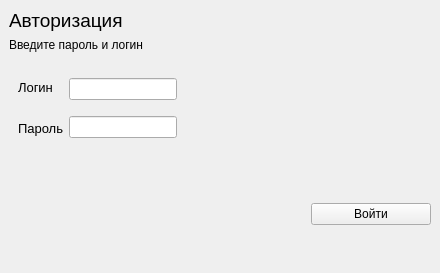
<?xml version="1.0" encoding="UTF-8"?>
<ui version="4.0">
 <class>MainWindow</class>
 <widget class="QMainWindow" name="MainWindow">
  <property name="geometry">
   <rect>
    <x>0</x>
    <y>0</y>
    <width>440</width>
    <height>273</height>
   </rect>
  </property>
  <property name="minimumSize">
   <size>
    <width>440</width>
    <height>0</height>
   </size>
  </property>
  <property name="windowTitle">
   <string>MainWindow</string>
  </property>
  <widget class="QWidget" name="centralwidget">
   <layout class="QVBoxLayout" name="verticalLayout_3">
    <item>
     <widget class="QLabel" name="label">
      <property name="sizePolicy">
       <sizepolicy hsizetype="Preferred" vsizetype="Maximum">
        <horstretch>0</horstretch>
        <verstretch>0</verstretch>
       </sizepolicy>
      </property>
      <property name="font">
       <font>
        <pointsize>14</pointsize>
       </font>
      </property>
      <property name="text">
       <string>Авторизация</string>
      </property>
     </widget>
    </item>
    <item>
     <widget class="QLabel" name="labelError">
      <property name="sizePolicy">
       <sizepolicy hsizetype="Preferred" vsizetype="Maximum">
        <horstretch>0</horstretch>
        <verstretch>0</verstretch>
       </sizepolicy>
      </property>
      <property name="text">
       <string>Введите пароль и логин</string>
      </property>
     </widget>
    </item>
    <item>
     <widget class="QWidget" name="widget" native="true">
      <property name="sizePolicy">
       <sizepolicy hsizetype="Preferred" vsizetype="Preferred">
        <horstretch>0</horstretch>
        <verstretch>0</verstretch>
       </sizepolicy>
      </property>
      <layout class="QHBoxLayout" name="horizontalLayout_2">
       <item>
        <layout class="QHBoxLayout" name="horizontalLayout">
         <property name="spacing">
          <number>5</number>
         </property>
         <item>
          <layout class="QVBoxLayout" name="verticalLayout_2">
           <property name="spacing">
            <number>0</number>
           </property>
           <item>
            <widget class="QLabel" name="label_2">
             <property name="font">
              <font>
               <pointsize>10</pointsize>
              </font>
             </property>
             <property name="text">
              <string>Логин</string>
             </property>
            </widget>
           </item>
           <item>
            <widget class="QLabel" name="label_3">
             <property name="font">
              <font>
               <pointsize>10</pointsize>
              </font>
             </property>
             <property name="text">
              <string>Пароль</string>
             </property>
            </widget>
           </item>
          </layout>
         </item>
         <item>
          <layout class="QVBoxLayout" name="verticalLayout">
           <property name="spacing">
            <number>5</number>
           </property>
           <item>
            <widget class="QLineEdit" name="loginEdit"/>
           </item>
           <item>
            <widget class="QLineEdit" name="passEdit"/>
           </item>
          </layout>
         </item>
        </layout>
       </item>
       <item>
        <spacer name="horizontalSpacer">
         <property name="orientation">
          <enum>Qt::Horizontal</enum>
         </property>
         <property name="sizeType">
          <enum>QSizePolicy::Expanding</enum>
         </property>
         <property name="sizeHint" stdset="0">
          <size>
           <width>40</width>
           <height>20</height>
          </size>
         </property>
        </spacer>
       </item>
       <item>
        <widget class="QLabel" name="label_4">
         <property name="sizePolicy">
          <sizepolicy hsizetype="Minimum" vsizetype="Minimum">
           <horstretch>0</horstretch>
           <verstretch>0</verstretch>
          </sizepolicy>
         </property>
         <property name="text">
          <string/>
         </property>
         <property name="pixmap">
          <pixmap resource="icons.qrc">:/img/background.webp</pixmap>
         </property>
        </widget>
       </item>
       <item>
        <spacer name="horizontalSpacer_3">
         <property name="orientation">
          <enum>Qt::Horizontal</enum>
         </property>
         <property name="sizeHint" stdset="0">
          <size>
           <width>40</width>
           <height>20</height>
          </size>
         </property>
        </spacer>
       </item>
      </layout>
     </widget>
    </item>
    <item>
     <widget class="QWidget" name="widget" native="true">
      <property name="sizePolicy">
       <sizepolicy hsizetype="Preferred" vsizetype="Preferred">
        <horstretch>0</horstretch>
        <verstretch>0</verstretch>
       </sizepolicy>
      </property>
      <layout class="QHBoxLayout" name="horizontalLayout_4">
       <property name="leftMargin">
        <number>0</number>
       </property>
       <property name="topMargin">
        <number>0</number>
       </property>
       <property name="rightMargin">
        <number>0</number>
       </property>
       <property name="bottomMargin">
        <number>0</number>
       </property>
       <item>
        <spacer name="horizontalSpacer_2">
         <property name="orientation">
          <enum>Qt::Horizontal</enum>
         </property>
         <property name="sizeHint" stdset="0">
          <size>
           <width>124</width>
           <height>17</height>
          </size>
         </property>
        </spacer>
       </item>
       <item>
        <widget class="QPushButton" name="loginButton">
         <property name="minimumSize">
          <size>
           <width>120</width>
           <height>0</height>
          </size>
         </property>
         <property name="text">
          <string>Войти</string>
         </property>
        </widget>
       </item>
      </layout>
     </widget>
    </item>
   </layout>
  </widget>
 </widget>
 <resources>
  <include location="icons.qrc"/>
 </resources>
 <connections/>
</ui>
